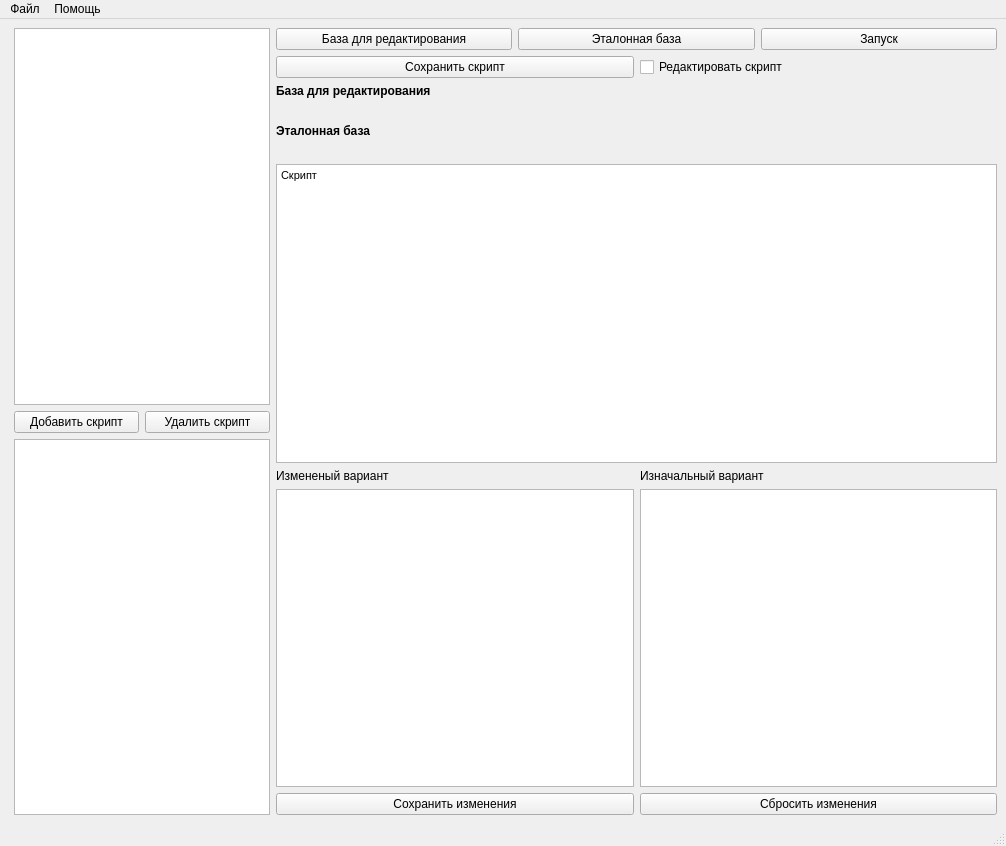
<?xml version="1.0" encoding="UTF-8"?>
<ui version="4.0">
 <class>MainWindow</class>
 <widget class="QMainWindow" name="MainWindow">
  <property name="geometry">
   <rect>
    <x>0</x>
    <y>0</y>
    <width>1006</width>
    <height>846</height>
   </rect>
  </property>
  <property name="windowTitle">
   <string>MainWindow</string>
  </property>
  <widget class="QWidget" name="centralwidget">
   <layout class="QHBoxLayout" name="horizontalLayout_2">
    <item>
     <layout class="QHBoxLayout" name="horizontalLayout">
      <property name="sizeConstraint">
       <enum>QLayout::SetMaximumSize</enum>
      </property>
      <property name="leftMargin">
       <number>5</number>
      </property>
      <item>
       <layout class="QVBoxLayout" name="verticalLayout">
        <item>
         <widget class="QListWidget" name="listWidget">
          <property name="sizePolicy">
           <sizepolicy hsizetype="Fixed" vsizetype="Expanding">
            <horstretch>0</horstretch>
            <verstretch>0</verstretch>
           </sizepolicy>
          </property>
         </widget>
        </item>
        <item>
         <layout class="QHBoxLayout" name="horizontalLayout_4">
          <item>
           <widget class="QPushButton" name="pushButton_InsertScript">
            <property name="text">
             <string>Добавить скрипт</string>
            </property>
           </widget>
          </item>
          <item>
           <widget class="QPushButton" name="pushButton_DelitScript">
            <property name="text">
             <string>Удалить скрипт</string>
            </property>
           </widget>
          </item>
         </layout>
        </item>
        <item>
         <widget class="QTreeView" name="treeView">
          <property name="sizePolicy">
           <sizepolicy hsizetype="Fixed" vsizetype="Expanding">
            <horstretch>0</horstretch>
            <verstretch>0</verstretch>
           </sizepolicy>
          </property>
         </widget>
        </item>
       </layout>
      </item>
      <item>
       <layout class="QVBoxLayout" name="verticalLayout_2">
        <item>
         <layout class="QHBoxLayout" name="horizontalLayout_3">
          <item>
           <widget class="QPushButton" name="pushButton_OpenCurrentBase">
            <property name="text">
             <string>База для редактирования</string>
            </property>
           </widget>
          </item>
          <item>
           <widget class="QPushButton" name="pushButton_OpenReliseBase">
            <property name="text">
             <string>Эталонная база</string>
            </property>
           </widget>
          </item>
          <item>
           <widget class="QPushButton" name="pushButton_Run">
            <property name="text">
             <string>Запуск</string>
            </property>
           </widget>
          </item>
         </layout>
        </item>
        <item>
         <layout class="QHBoxLayout" name="horizontalLayout_5">
          <item>
           <widget class="QPushButton" name="pushButton_2">
            <property name="text">
             <string>Сохранить скрипт</string>
            </property>
           </widget>
          </item>
          <item>
           <widget class="QCheckBox" name="checkBox">
            <property name="text">
             <string>Редактировать скрипт</string>
            </property>
            <property name="checked">
             <bool>false</bool>
            </property>
           </widget>
          </item>
         </layout>
        </item>
        <item>
         <widget class="QLabel" name="label_3">
          <property name="font">
           <font>
            <weight>75</weight>
            <bold>true</bold>
           </font>
          </property>
          <property name="text">
           <string>База для редактирования</string>
          </property>
         </widget>
        </item>
        <item>
         <widget class="QLabel" name="label_OpenCurrentBase">
          <property name="text">
           <string/>
          </property>
         </widget>
        </item>
        <item>
         <widget class="QLabel" name="label_5">
          <property name="font">
           <font>
            <weight>75</weight>
            <bold>true</bold>
           </font>
          </property>
          <property name="text">
           <string>Эталонная база</string>
          </property>
         </widget>
        </item>
        <item>
         <widget class="QLabel" name="label_OpenReliseBase">
          <property name="text">
           <string/>
          </property>
         </widget>
        </item>
        <item>
         <widget class="QTextEdit" name="textEdit">
          <property name="sizePolicy">
           <sizepolicy hsizetype="Expanding" vsizetype="Expanding">
            <horstretch>0</horstretch>
            <verstretch>0</verstretch>
           </sizepolicy>
          </property>
          <property name="html">
           <string>&lt;!DOCTYPE HTML PUBLIC &quot;-//W3C//DTD HTML 4.0//EN&quot; &quot;http://www.w3.org/TR/REC-html40/strict.dtd&quot;&gt;
&lt;html&gt;&lt;head&gt;&lt;meta name=&quot;qrichtext&quot; content=&quot;1&quot; /&gt;&lt;style type=&quot;text/css&quot;&gt;
p, li { white-space: pre-wrap; }
&lt;/style&gt;&lt;/head&gt;&lt;body style=&quot; font-family:'MS Shell Dlg 2'; font-size:7.8pt; font-weight:400; font-style:normal;&quot;&gt;
&lt;p style=&quot; margin-top:0px; margin-bottom:0px; margin-left:0px; margin-right:0px; -qt-block-indent:0; text-indent:0px;&quot;&gt;&lt;span style=&quot; font-size:8.25pt;&quot;&gt;Скрипт&lt;/span&gt;&lt;/p&gt;&lt;/body&gt;&lt;/html&gt;</string>
          </property>
         </widget>
        </item>
        <item>
         <layout class="QHBoxLayout" name="horizontalLayout_8">
          <item>
           <widget class="QLabel" name="label_2">
            <property name="text">
             <string>Измененый вариант</string>
            </property>
           </widget>
          </item>
          <item>
           <widget class="QLabel" name="label">
            <property name="text">
             <string>Изначальный вариант</string>
            </property>
           </widget>
          </item>
         </layout>
        </item>
        <item>
         <layout class="QHBoxLayout" name="horizontalLayout_7">
          <item>
           <widget class="QTextEdit" name="textEdit_3"/>
          </item>
          <item>
           <widget class="QTextEdit" name="textEdit_2"/>
          </item>
         </layout>
        </item>
        <item>
         <layout class="QHBoxLayout" name="horizontalLayout_6">
          <item>
           <widget class="QPushButton" name="pushButton_3">
            <property name="text">
             <string>Сохранить изменения</string>
            </property>
           </widget>
          </item>
          <item>
           <widget class="QPushButton" name="pushButton">
            <property name="text">
             <string>Сбросить изменения</string>
            </property>
           </widget>
          </item>
         </layout>
        </item>
       </layout>
      </item>
     </layout>
    </item>
   </layout>
  </widget>
  <widget class="QMenuBar" name="menubar">
   <property name="geometry">
    <rect>
     <x>0</x>
     <y>0</y>
     <width>1006</width>
     <height>26</height>
    </rect>
   </property>
   <widget class="QMenu" name="menu">
    <property name="title">
     <string>Файл</string>
    </property>
    <addaction name="exit"/>
   </widget>
   <widget class="QMenu" name="menu_2">
    <property name="title">
     <string>Помощь</string>
    </property>
    <addaction name="action_3"/>
    <addaction name="action_2"/>
   </widget>
   <addaction name="menu"/>
   <addaction name="menu_2"/>
  </widget>
  <widget class="QStatusBar" name="statusbar"/>
  <action name="exit">
   <property name="text">
    <string>Выход</string>
   </property>
  </action>
  <action name="action_2">
   <property name="text">
    <string>О программе</string>
   </property>
  </action>
  <action name="action_3">
   <property name="text">
    <string>Справка</string>
   </property>
  </action>
 </widget>
 <resources/>
 <connections>
  <connection>
   <sender>exit</sender>
   <signal>triggered(bool)</signal>
   <receiver>MainWindow</receiver>
   <slot>close()</slot>
   <hints>
    <hint type="sourcelabel">
     <x>-1</x>
     <y>-1</y>
    </hint>
    <hint type="destinationlabel">
     <x>455</x>
     <y>354</y>
    </hint>
   </hints>
  </connection>
 </connections>
</ui>
